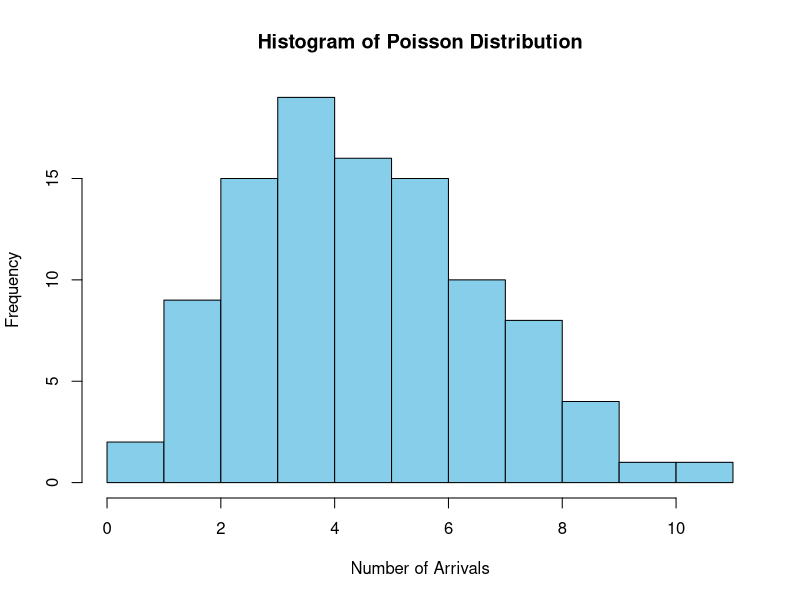
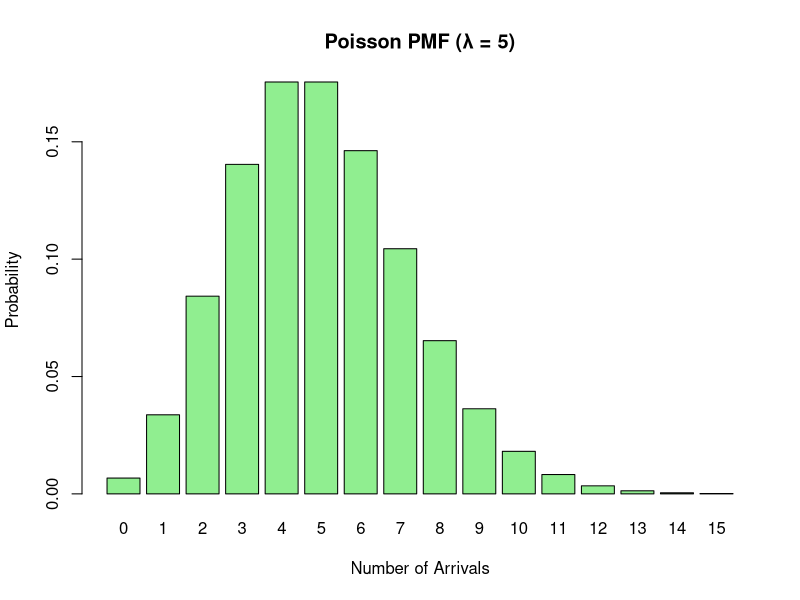

Generate these figures, in order, with R:
## ---- chunk 1
knitr::opts_chunk$set(echo = TRUE)
## ---- chunk 2
# Set the average rate (lambda) for the Poisson distribution
lambda <- 5

# Generate random numbers from a Poisson distribution (e.g., simulate 100 observations)
set.seed(123)  # For reproducibility
random_values <- rpois(100, lambda)
print(random_values)

# Visualize the distribution of generated data
hist(random_values, breaks = 10, col = "skyblue", main = "Histogram of Poisson Distribution",
     xlab = "Number of Arrivals", ylab = "Frequency")

# Probability of exactly 3 arrivals (P(X = 3))
prob_3 <- dpois(3, lambda)
cat("P(X = 3):", prob_3, "\n")

# Probability of 3 or fewer arrivals (P(X <= 3))
prob_3_or_fewer <- ppois(3, lambda)
cat("P(X <= 3):", prob_3_or_fewer, "\n")

# Probability of more than 7 arrivals (P(X > 7))
prob_more_than_7 <- 1 - ppois(7, lambda)
cat("P(X > 7):", prob_more_than_7, "\n")

# Plot the probability mass function (PMF)
x_vals <- 0:15  # Range of X values
pmf <- dpois(x_vals, lambda)
barplot(pmf, names.arg = x_vals, col = "lightgreen", 
        main = "Poisson PMF (λ = 5)", xlab = "Number of Arrivals", ylab = "Probability")

